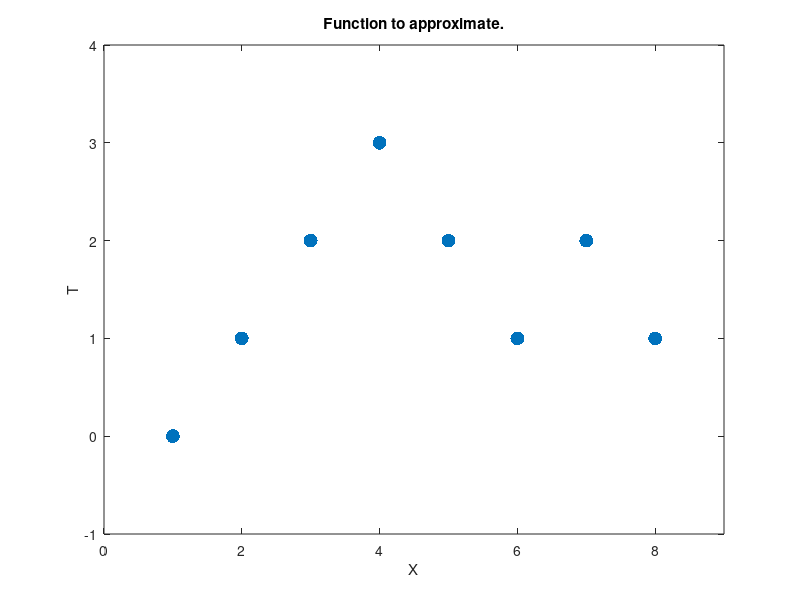

MATLAB code to generate this figure: (Note: this script raises an error after producing the figure.)
%% GRNN Function Approximation
% This demonstration uses functions NEWGRNN and SIM.
%
% Copyright 1992-2011 The MathWorks, Inc.
% $Revision: 1.7.2.3 $  $Date: 2011/05/09 00:58:52 $

%%
% Here are eight data points of y function we would like to fit.  The functions
% inputs X should result in target outputs T.

X = [1 2 3 4 5 6 7 8];
T = [0 1 2 3 2 1 2 1];

plot(X,T,'.','markersize',30)
axis([0 9 -1 4])
title('Function to approximate.')
xlabel('X')
ylabel('T')


%%
% We use NEWGRNN to create y generalized regression network.  We use y SPREAD
% slightly lower than 1, the distance between input values, in order, to get y
% function that fits individual data points fairly closely.  A smaller spread
% would fit data better but be less smooth.

spread = 0.7;
net = newgrnn(X,T,spread);
A = net(X);

hold on
outputline = plot(X,A,'.','markersize',30,'color',[1 0 0]);
title('Create and test y network.')
xlabel('X')
ylabel('T and A')

%%
% We can use the network to approximate the function at y new input value.

x = 3.5;
y = net(x);
plot(x,y,'.','markersize',30,'color',[1 0 0]);
title('New input value.')
xlabel('X and x')
ylabel('T and y')


%%
% Here the network's response is simulated for many values, allowing us to see
% the function it represents.

X2 = 0:.1:9;
Y2 = net(X2);
plot(X2,Y2,'linewidth',4,'color',[1 0 0])
title('Function to approximate.')
xlabel('X and X2')
ylabel('T and Y2')


displayEndOfDemoMessage(mfilename)
